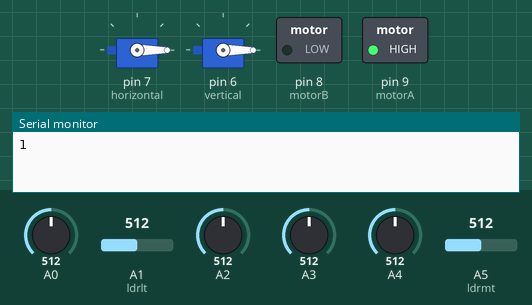
This sketch was run on a simulated Arduino Uno, built with avr-gcc and run on an emulated ATmega328P. On the bench: 2 × servo, switched loads named in the sketch (green lamp = pin HIGH), the last lines printed to the serial monitor. Inputs (shaded band) come from the test bench; at power-on: A0 = 512, A1 (ldrlt) = 512, A2 = 512, A3 = 512, A4 = 512, A5 (ldrmt) = 512.

Above: at 0.1 s.
At 3.1 s:
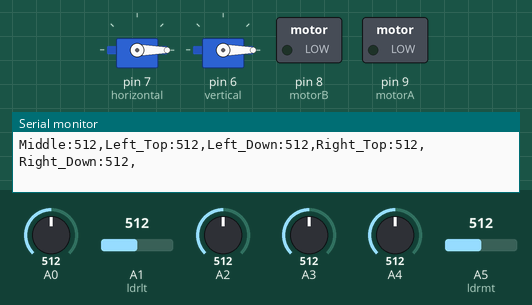
Timing chart, 0 to 4.6 s (numbered marks = the images above):
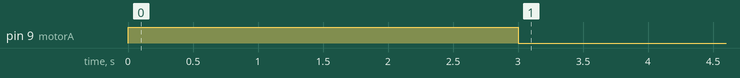

The sketch:

Solar_tracking_ino_code_TaiLE_fix.ino
```cpp
#include <Servo.h>
#include <Wire.h>
#include <stdio.h>
#include <LiquidCrystal_I2C.h>
//Set the LCD address to 0x27 for 16 chars and 2 line display
LiquidCrystal_I2C lcd(0x27, 16, 2);

Servo horizontal;
int servoh = 0;
int servohLimitHigh = 180;
int servohLimitLow = 0;
// 65 degrees MAX

Servo vertical; // vertical servo
int servov = 0;
int servovLimitHigh = 180;
int servovLimitLow = 0;

// LDR pin connections
// name = analogpin;
int ldrlt = A1; //LDR top left - BOTTOM LEFT <--- BDG// điện trở quang
int ldrrt = A2; //LDR top right - BOTTOM RIGHT
int ldrld = A3; //LDR down left - TOP LEFT
int ldrrd = A4; //LDR down right - TOP RIGHT
int ldrmt = A5; //LDR center


const int motorA =  9;
const int motorB =  8;
int OpenFlowerValue = 30;
int timeopen = 3000;
int timeclose=3000;
int dtime = 10; int tol = 50;
int diff(int a, int b, int c, int d);
void Tracking(int leftvalue, int rightvalue, Servo servotype);
static int FlowerStatus = 0;


void setup(){
Serial.begin(19200);

horizontal.attach(7);
vertical.attach(6);
horizontal.write(0);
vertical.write(0);
  pinMode(motorA, OUTPUT);//setup motor canh hoa nguoc chieu cung chieu
  pinMode(motorB, OUTPUT);
delay(1);
}
void loop() {
  while (int(analogRead(ldrmt)) >= OpenFlowerValue) {
    if(FlowerStatus == 0)
    {
    FlowerStatus = 1;
    Serial.println(FlowerStatus);
    digitalWrite(motorA, HIGH);
    digitalWrite(motorB, LOW);
    delay(timeopen);
    digitalWrite(motorA, LOW);
    digitalWrite(motorB, LOW);
    ExportData();
    }

  //*************
    Tracking(ldrlt, ldrrd, horizontal);
    ExportData();
    delay(300);

  //********
    Tracking(ldrld, ldrrt, vertical);
    ExportData();
    delay(300);

  }
  while(int(analogRead(ldrmt)) < OpenFlowerValue)
  {;
  if(FlowerStatus == 1)
  {
    FlowerStatus=0;
    horizontal.write(0);
    vertical.write(0);
    delay(500);
    digitalWrite(motorA, LOW); //ngược chiều lại với FlowerStatus = 0
    digitalWrite(motorB, HIGH);
    delay(timeclose);
    digitalWrite(motorA,LOW);
    digitalWrite(motorB,LOW);

  }
  }
}

//Function calculate difference
    int diff(int a, int b, int c, int d){
      int averab=(int(analogRead(a))+int(analogRead(b)))/2;
      int avercd=(int(analogRead(c))+int(analogRead(d)))/2;
      return int(averab - avercd);
    }
void Tracking(int leftvalue, int rightvalue, Servo servotype){
  if(diff(leftvalue,0,0,rightvalue) <= -1*tol || diff(leftvalue,0,0,rightvalue)>=tol)
  {
    while(diff(leftvalue,0,0,rightvalue)<0)
    {
      if((servotype.read()+1)>servohLimitHigh)
      {
        servotype.write(servohLimitHigh);
        delay(dtime);
        break;
      }else
      {
        servotype.write(servotype.read()+1);
        delay(dtime);
      }
      if(diff(leftvalue,0,0,rightvalue) >= -1*tol && diff(leftvalue,0,0,rightvalue)<=tol)
      {
        delay(dtime);
        break;
      }
    }
    while(diff(leftvalue,0,0,rightvalue)>0)
    {
      if((servotype.read()-1)<servohLimitLow)
      {
        servotype.write(servohLimitLow);
        delay(dtime);
        break;
      }else
      {
        servotype.write(servotype.read()-1);
        delay(dtime);
      }
      if(diff(leftvalue,0,0,rightvalue) >= -1*tol && diff(leftvalue,0,0,rightvalue)<=tol)
      {
        delay(dtime);
        break;
      }
    }
  }

}
    //ExxportFunction
    void ExportData(void){
    int LDRstatus = int(analogRead(ldrmt));
  Serial.print("Middle:"); Serial.print(LDRstatus); Serial.print(",");
  LDRstatus = analogRead(ldrlt);
  Serial.print("Left_Top:"); Serial.print(LDRstatus); Serial.print(",");
  LDRstatus = analogRead(ldrlt);
  Serial.print("Left_Down:"); Serial.print(LDRstatus); Serial.print(",");
  LDRstatus = analogRead(ldrlt);
  Serial.print("Right_Top:"); Serial.print(LDRstatus); Serial.print(",");
  LDRstatus = analogRead(ldrlt);
  Serial.print("Right_Down:"); Serial.print(LDRstatus); Serial.println(",");
    }
    
```

Measured:
- by itself, pin 9 (motorA): LOW → HIGH at 0.00 s, → LOW 3.0 s later
